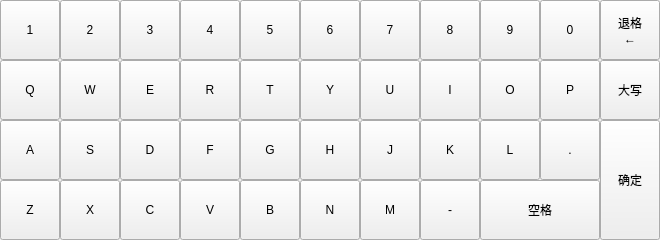
<?xml version="1.0" encoding="UTF-8"?>
<ui version="4.0">
 <class>PageKey</class>
 <widget class="QWidget" name="PageKey">
  <property name="geometry">
   <rect>
    <x>0</x>
    <y>0</y>
    <width>660</width>
    <height>240</height>
   </rect>
  </property>
  <property name="windowTitle">
   <string>Form</string>
  </property>
  <widget class="QWidget" name="widget" native="true">
   <property name="geometry">
    <rect>
     <x>0</x>
     <y>0</y>
     <width>660</width>
     <height>240</height>
    </rect>
   </property>
   <property name="maximumSize">
    <size>
     <width>660</width>
     <height>240</height>
    </size>
   </property>
   <layout class="QGridLayout" name="gridLayout">
    <property name="leftMargin">
     <number>0</number>
    </property>
    <property name="topMargin">
     <number>0</number>
    </property>
    <property name="rightMargin">
     <number>0</number>
    </property>
    <property name="bottomMargin">
     <number>0</number>
    </property>
    <property name="spacing">
     <number>0</number>
    </property>
    <item row="0" column="5">
     <widget class="QPushButton" name="Key_6">
      <property name="sizePolicy">
       <sizepolicy hsizetype="Expanding" vsizetype="Expanding">
        <horstretch>0</horstretch>
        <verstretch>0</verstretch>
       </sizepolicy>
      </property>
      <property name="focusPolicy">
       <enum>Qt::NoFocus</enum>
      </property>
      <property name="text">
       <string>6</string>
      </property>
     </widget>
    </item>
    <item row="0" column="6">
     <widget class="QPushButton" name="Key_7">
      <property name="sizePolicy">
       <sizepolicy hsizetype="Expanding" vsizetype="Expanding">
        <horstretch>0</horstretch>
        <verstretch>0</verstretch>
       </sizepolicy>
      </property>
      <property name="focusPolicy">
       <enum>Qt::NoFocus</enum>
      </property>
      <property name="text">
       <string>7</string>
      </property>
     </widget>
    </item>
    <item row="0" column="2">
     <widget class="QPushButton" name="Key_3">
      <property name="sizePolicy">
       <sizepolicy hsizetype="Expanding" vsizetype="Expanding">
        <horstretch>0</horstretch>
        <verstretch>0</verstretch>
       </sizepolicy>
      </property>
      <property name="focusPolicy">
       <enum>Qt::NoFocus</enum>
      </property>
      <property name="text">
       <string>3</string>
      </property>
     </widget>
    </item>
    <item row="0" column="4">
     <widget class="QPushButton" name="Key_5">
      <property name="sizePolicy">
       <sizepolicy hsizetype="Expanding" vsizetype="Expanding">
        <horstretch>0</horstretch>
        <verstretch>0</verstretch>
       </sizepolicy>
      </property>
      <property name="focusPolicy">
       <enum>Qt::NoFocus</enum>
      </property>
      <property name="text">
       <string>5</string>
      </property>
     </widget>
    </item>
    <item row="1" column="9">
     <widget class="QPushButton" name="Key_P">
      <property name="sizePolicy">
       <sizepolicy hsizetype="Expanding" vsizetype="Expanding">
        <horstretch>0</horstretch>
        <verstretch>0</verstretch>
       </sizepolicy>
      </property>
      <property name="focusPolicy">
       <enum>Qt::NoFocus</enum>
      </property>
      <property name="text">
       <string>P</string>
      </property>
     </widget>
    </item>
    <item row="1" column="10">
     <widget class="QPushButton" name="Key_CapsLock">
      <property name="sizePolicy">
       <sizepolicy hsizetype="Expanding" vsizetype="Expanding">
        <horstretch>0</horstretch>
        <verstretch>0</verstretch>
       </sizepolicy>
      </property>
      <property name="focusPolicy">
       <enum>Qt::NoFocus</enum>
      </property>
      <property name="text">
       <string>大写</string>
      </property>
     </widget>
    </item>
    <item row="2" column="0">
     <widget class="QPushButton" name="Key_A">
      <property name="sizePolicy">
       <sizepolicy hsizetype="Expanding" vsizetype="Expanding">
        <horstretch>0</horstretch>
        <verstretch>0</verstretch>
       </sizepolicy>
      </property>
      <property name="focusPolicy">
       <enum>Qt::NoFocus</enum>
      </property>
      <property name="text">
       <string>A</string>
      </property>
     </widget>
    </item>
    <item row="2" column="1">
     <widget class="QPushButton" name="Key_S">
      <property name="sizePolicy">
       <sizepolicy hsizetype="Expanding" vsizetype="Expanding">
        <horstretch>0</horstretch>
        <verstretch>0</verstretch>
       </sizepolicy>
      </property>
      <property name="focusPolicy">
       <enum>Qt::NoFocus</enum>
      </property>
      <property name="text">
       <string>S</string>
      </property>
     </widget>
    </item>
    <item row="2" column="2">
     <widget class="QPushButton" name="Key_D">
      <property name="sizePolicy">
       <sizepolicy hsizetype="Expanding" vsizetype="Expanding">
        <horstretch>0</horstretch>
        <verstretch>0</verstretch>
       </sizepolicy>
      </property>
      <property name="focusPolicy">
       <enum>Qt::NoFocus</enum>
      </property>
      <property name="text">
       <string>D</string>
      </property>
     </widget>
    </item>
    <item row="2" column="3">
     <widget class="QPushButton" name="Key_F">
      <property name="sizePolicy">
       <sizepolicy hsizetype="Expanding" vsizetype="Expanding">
        <horstretch>0</horstretch>
        <verstretch>0</verstretch>
       </sizepolicy>
      </property>
      <property name="focusPolicy">
       <enum>Qt::NoFocus</enum>
      </property>
      <property name="text">
       <string>F</string>
      </property>
     </widget>
    </item>
    <item row="2" column="4">
     <widget class="QPushButton" name="Key_G">
      <property name="sizePolicy">
       <sizepolicy hsizetype="Expanding" vsizetype="Expanding">
        <horstretch>0</horstretch>
        <verstretch>0</verstretch>
       </sizepolicy>
      </property>
      <property name="focusPolicy">
       <enum>Qt::NoFocus</enum>
      </property>
      <property name="text">
       <string>G</string>
      </property>
     </widget>
    </item>
    <item row="2" column="5">
     <widget class="QPushButton" name="Key_H">
      <property name="sizePolicy">
       <sizepolicy hsizetype="Expanding" vsizetype="Expanding">
        <horstretch>0</horstretch>
        <verstretch>0</verstretch>
       </sizepolicy>
      </property>
      <property name="focusPolicy">
       <enum>Qt::NoFocus</enum>
      </property>
      <property name="text">
       <string>H</string>
      </property>
     </widget>
    </item>
    <item row="2" column="6">
     <widget class="QPushButton" name="Key_J">
      <property name="sizePolicy">
       <sizepolicy hsizetype="Expanding" vsizetype="Expanding">
        <horstretch>0</horstretch>
        <verstretch>0</verstretch>
       </sizepolicy>
      </property>
      <property name="focusPolicy">
       <enum>Qt::NoFocus</enum>
      </property>
      <property name="text">
       <string>J</string>
      </property>
     </widget>
    </item>
    <item row="2" column="7">
     <widget class="QPushButton" name="Key_K">
      <property name="sizePolicy">
       <sizepolicy hsizetype="Expanding" vsizetype="Expanding">
        <horstretch>0</horstretch>
        <verstretch>0</verstretch>
       </sizepolicy>
      </property>
      <property name="focusPolicy">
       <enum>Qt::NoFocus</enum>
      </property>
      <property name="text">
       <string>K</string>
      </property>
     </widget>
    </item>
    <item row="2" column="8">
     <widget class="QPushButton" name="Key_L">
      <property name="sizePolicy">
       <sizepolicy hsizetype="Expanding" vsizetype="Expanding">
        <horstretch>0</horstretch>
        <verstretch>0</verstretch>
       </sizepolicy>
      </property>
      <property name="focusPolicy">
       <enum>Qt::NoFocus</enum>
      </property>
      <property name="text">
       <string>L</string>
      </property>
     </widget>
    </item>
    <item row="1" column="3">
     <widget class="QPushButton" name="Key_R">
      <property name="sizePolicy">
       <sizepolicy hsizetype="Expanding" vsizetype="Expanding">
        <horstretch>0</horstretch>
        <verstretch>0</verstretch>
       </sizepolicy>
      </property>
      <property name="focusPolicy">
       <enum>Qt::NoFocus</enum>
      </property>
      <property name="text">
       <string>R</string>
      </property>
     </widget>
    </item>
    <item row="1" column="4">
     <widget class="QPushButton" name="Key_T">
      <property name="sizePolicy">
       <sizepolicy hsizetype="Expanding" vsizetype="Expanding">
        <horstretch>0</horstretch>
        <verstretch>0</verstretch>
       </sizepolicy>
      </property>
      <property name="focusPolicy">
       <enum>Qt::NoFocus</enum>
      </property>
      <property name="text">
       <string>T</string>
      </property>
     </widget>
    </item>
    <item row="1" column="5">
     <widget class="QPushButton" name="Key_Y">
      <property name="sizePolicy">
       <sizepolicy hsizetype="Expanding" vsizetype="Expanding">
        <horstretch>0</horstretch>
        <verstretch>0</verstretch>
       </sizepolicy>
      </property>
      <property name="focusPolicy">
       <enum>Qt::NoFocus</enum>
      </property>
      <property name="text">
       <string>Y</string>
      </property>
     </widget>
    </item>
    <item row="1" column="6">
     <widget class="QPushButton" name="Key_U">
      <property name="sizePolicy">
       <sizepolicy hsizetype="Expanding" vsizetype="Expanding">
        <horstretch>0</horstretch>
        <verstretch>0</verstretch>
       </sizepolicy>
      </property>
      <property name="focusPolicy">
       <enum>Qt::NoFocus</enum>
      </property>
      <property name="text">
       <string>U</string>
      </property>
     </widget>
    </item>
    <item row="1" column="7">
     <widget class="QPushButton" name="Key_I">
      <property name="sizePolicy">
       <sizepolicy hsizetype="Expanding" vsizetype="Expanding">
        <horstretch>0</horstretch>
        <verstretch>0</verstretch>
       </sizepolicy>
      </property>
      <property name="focusPolicy">
       <enum>Qt::NoFocus</enum>
      </property>
      <property name="text">
       <string>I</string>
      </property>
     </widget>
    </item>
    <item row="1" column="8">
     <widget class="QPushButton" name="Key_O">
      <property name="sizePolicy">
       <sizepolicy hsizetype="Expanding" vsizetype="Expanding">
        <horstretch>0</horstretch>
        <verstretch>0</verstretch>
       </sizepolicy>
      </property>
      <property name="focusPolicy">
       <enum>Qt::NoFocus</enum>
      </property>
      <property name="text">
       <string>O</string>
      </property>
     </widget>
    </item>
    <item row="0" column="0">
     <widget class="QPushButton" name="Key_1">
      <property name="sizePolicy">
       <sizepolicy hsizetype="Expanding" vsizetype="Expanding">
        <horstretch>0</horstretch>
        <verstretch>0</verstretch>
       </sizepolicy>
      </property>
      <property name="focusPolicy">
       <enum>Qt::NoFocus</enum>
      </property>
      <property name="text">
       <string>1</string>
      </property>
     </widget>
    </item>
    <item row="0" column="1">
     <widget class="QPushButton" name="Key_2">
      <property name="sizePolicy">
       <sizepolicy hsizetype="Expanding" vsizetype="Expanding">
        <horstretch>0</horstretch>
        <verstretch>0</verstretch>
       </sizepolicy>
      </property>
      <property name="focusPolicy">
       <enum>Qt::NoFocus</enum>
      </property>
      <property name="text">
       <string>2</string>
      </property>
     </widget>
    </item>
    <item row="0" column="3">
     <widget class="QPushButton" name="Key_4">
      <property name="sizePolicy">
       <sizepolicy hsizetype="Expanding" vsizetype="Expanding">
        <horstretch>0</horstretch>
        <verstretch>0</verstretch>
       </sizepolicy>
      </property>
      <property name="focusPolicy">
       <enum>Qt::NoFocus</enum>
      </property>
      <property name="text">
       <string>4</string>
      </property>
     </widget>
    </item>
    <item row="1" column="0">
     <widget class="QPushButton" name="Key_Q">
      <property name="sizePolicy">
       <sizepolicy hsizetype="Expanding" vsizetype="Expanding">
        <horstretch>0</horstretch>
        <verstretch>0</verstretch>
       </sizepolicy>
      </property>
      <property name="focusPolicy">
       <enum>Qt::NoFocus</enum>
      </property>
      <property name="text">
       <string>Q</string>
      </property>
     </widget>
    </item>
    <item row="1" column="1">
     <widget class="QPushButton" name="Key_W">
      <property name="sizePolicy">
       <sizepolicy hsizetype="Expanding" vsizetype="Expanding">
        <horstretch>0</horstretch>
        <verstretch>0</verstretch>
       </sizepolicy>
      </property>
      <property name="focusPolicy">
       <enum>Qt::NoFocus</enum>
      </property>
      <property name="text">
       <string>W</string>
      </property>
     </widget>
    </item>
    <item row="1" column="2">
     <widget class="QPushButton" name="Key_E">
      <property name="sizePolicy">
       <sizepolicy hsizetype="Expanding" vsizetype="Expanding">
        <horstretch>0</horstretch>
        <verstretch>0</verstretch>
       </sizepolicy>
      </property>
      <property name="focusPolicy">
       <enum>Qt::NoFocus</enum>
      </property>
      <property name="text">
       <string>E</string>
      </property>
     </widget>
    </item>
    <item row="0" column="7">
     <widget class="QPushButton" name="Key_8">
      <property name="sizePolicy">
       <sizepolicy hsizetype="Expanding" vsizetype="Expanding">
        <horstretch>0</horstretch>
        <verstretch>0</verstretch>
       </sizepolicy>
      </property>
      <property name="focusPolicy">
       <enum>Qt::NoFocus</enum>
      </property>
      <property name="text">
       <string>8</string>
      </property>
     </widget>
    </item>
    <item row="0" column="8">
     <widget class="QPushButton" name="Key_9">
      <property name="sizePolicy">
       <sizepolicy hsizetype="Expanding" vsizetype="Expanding">
        <horstretch>0</horstretch>
        <verstretch>0</verstretch>
       </sizepolicy>
      </property>
      <property name="focusPolicy">
       <enum>Qt::NoFocus</enum>
      </property>
      <property name="text">
       <string>9</string>
      </property>
     </widget>
    </item>
    <item row="0" column="9">
     <widget class="QPushButton" name="Key_0">
      <property name="sizePolicy">
       <sizepolicy hsizetype="Expanding" vsizetype="Expanding">
        <horstretch>0</horstretch>
        <verstretch>0</verstretch>
       </sizepolicy>
      </property>
      <property name="focusPolicy">
       <enum>Qt::NoFocus</enum>
      </property>
      <property name="text">
       <string>0</string>
      </property>
     </widget>
    </item>
    <item row="0" column="10">
     <widget class="QPushButton" name="Key_Backspace">
      <property name="sizePolicy">
       <sizepolicy hsizetype="Expanding" vsizetype="Expanding">
        <horstretch>0</horstretch>
        <verstretch>0</verstretch>
       </sizepolicy>
      </property>
      <property name="focusPolicy">
       <enum>Qt::NoFocus</enum>
      </property>
      <property name="text">
       <string>退格
←</string>
      </property>
     </widget>
    </item>
    <item row="2" column="9">
     <widget class="QPushButton" name="Key_Period">
      <property name="sizePolicy">
       <sizepolicy hsizetype="Expanding" vsizetype="Expanding">
        <horstretch>0</horstretch>
        <verstretch>0</verstretch>
       </sizepolicy>
      </property>
      <property name="focusPolicy">
       <enum>Qt::NoFocus</enum>
      </property>
      <property name="text">
       <string>.</string>
      </property>
     </widget>
    </item>
    <item row="2" column="10" rowspan="2">
     <widget class="QPushButton" name="Key_Enter">
      <property name="sizePolicy">
       <sizepolicy hsizetype="Expanding" vsizetype="Expanding">
        <horstretch>0</horstretch>
        <verstretch>0</verstretch>
       </sizepolicy>
      </property>
      <property name="focusPolicy">
       <enum>Qt::NoFocus</enum>
      </property>
      <property name="text">
       <string>确定</string>
      </property>
     </widget>
    </item>
    <item row="3" column="0">
     <widget class="QPushButton" name="Key_Z">
      <property name="sizePolicy">
       <sizepolicy hsizetype="Expanding" vsizetype="Expanding">
        <horstretch>0</horstretch>
        <verstretch>0</verstretch>
       </sizepolicy>
      </property>
      <property name="focusPolicy">
       <enum>Qt::NoFocus</enum>
      </property>
      <property name="text">
       <string>Z</string>
      </property>
     </widget>
    </item>
    <item row="3" column="1">
     <widget class="QPushButton" name="Key_X">
      <property name="sizePolicy">
       <sizepolicy hsizetype="Expanding" vsizetype="Expanding">
        <horstretch>0</horstretch>
        <verstretch>0</verstretch>
       </sizepolicy>
      </property>
      <property name="focusPolicy">
       <enum>Qt::NoFocus</enum>
      </property>
      <property name="text">
       <string>X</string>
      </property>
     </widget>
    </item>
    <item row="3" column="2">
     <widget class="QPushButton" name="Key_C">
      <property name="sizePolicy">
       <sizepolicy hsizetype="Expanding" vsizetype="Expanding">
        <horstretch>0</horstretch>
        <verstretch>0</verstretch>
       </sizepolicy>
      </property>
      <property name="focusPolicy">
       <enum>Qt::NoFocus</enum>
      </property>
      <property name="text">
       <string>C</string>
      </property>
     </widget>
    </item>
    <item row="3" column="3">
     <widget class="QPushButton" name="Key_V">
      <property name="sizePolicy">
       <sizepolicy hsizetype="Expanding" vsizetype="Expanding">
        <horstretch>0</horstretch>
        <verstretch>0</verstretch>
       </sizepolicy>
      </property>
      <property name="focusPolicy">
       <enum>Qt::NoFocus</enum>
      </property>
      <property name="text">
       <string>V</string>
      </property>
     </widget>
    </item>
    <item row="3" column="4">
     <widget class="QPushButton" name="Key_B">
      <property name="sizePolicy">
       <sizepolicy hsizetype="Expanding" vsizetype="Expanding">
        <horstretch>0</horstretch>
        <verstretch>0</verstretch>
       </sizepolicy>
      </property>
      <property name="focusPolicy">
       <enum>Qt::NoFocus</enum>
      </property>
      <property name="text">
       <string>B</string>
      </property>
     </widget>
    </item>
    <item row="3" column="5">
     <widget class="QPushButton" name="Key_N">
      <property name="sizePolicy">
       <sizepolicy hsizetype="Expanding" vsizetype="Expanding">
        <horstretch>0</horstretch>
        <verstretch>0</verstretch>
       </sizepolicy>
      </property>
      <property name="focusPolicy">
       <enum>Qt::NoFocus</enum>
      </property>
      <property name="text">
       <string>N</string>
      </property>
     </widget>
    </item>
    <item row="3" column="6">
     <widget class="QPushButton" name="Key_M">
      <property name="sizePolicy">
       <sizepolicy hsizetype="Expanding" vsizetype="Expanding">
        <horstretch>0</horstretch>
        <verstretch>0</verstretch>
       </sizepolicy>
      </property>
      <property name="focusPolicy">
       <enum>Qt::NoFocus</enum>
      </property>
      <property name="text">
       <string>M</string>
      </property>
     </widget>
    </item>
    <item row="3" column="7">
     <widget class="QPushButton" name="Key_Minus">
      <property name="sizePolicy">
       <sizepolicy hsizetype="Expanding" vsizetype="Expanding">
        <horstretch>0</horstretch>
        <verstretch>0</verstretch>
       </sizepolicy>
      </property>
      <property name="focusPolicy">
       <enum>Qt::NoFocus</enum>
      </property>
      <property name="text">
       <string>-</string>
      </property>
     </widget>
    </item>
    <item row="3" column="8" colspan="2">
     <widget class="QPushButton" name="Key_Space">
      <property name="sizePolicy">
       <sizepolicy hsizetype="Expanding" vsizetype="Expanding">
        <horstretch>0</horstretch>
        <verstretch>0</verstretch>
       </sizepolicy>
      </property>
      <property name="focusPolicy">
       <enum>Qt::NoFocus</enum>
      </property>
      <property name="text">
       <string>空格</string>
      </property>
     </widget>
    </item>
   </layout>
  </widget>
 </widget>
 <resources/>
 <connections/>
</ui>
